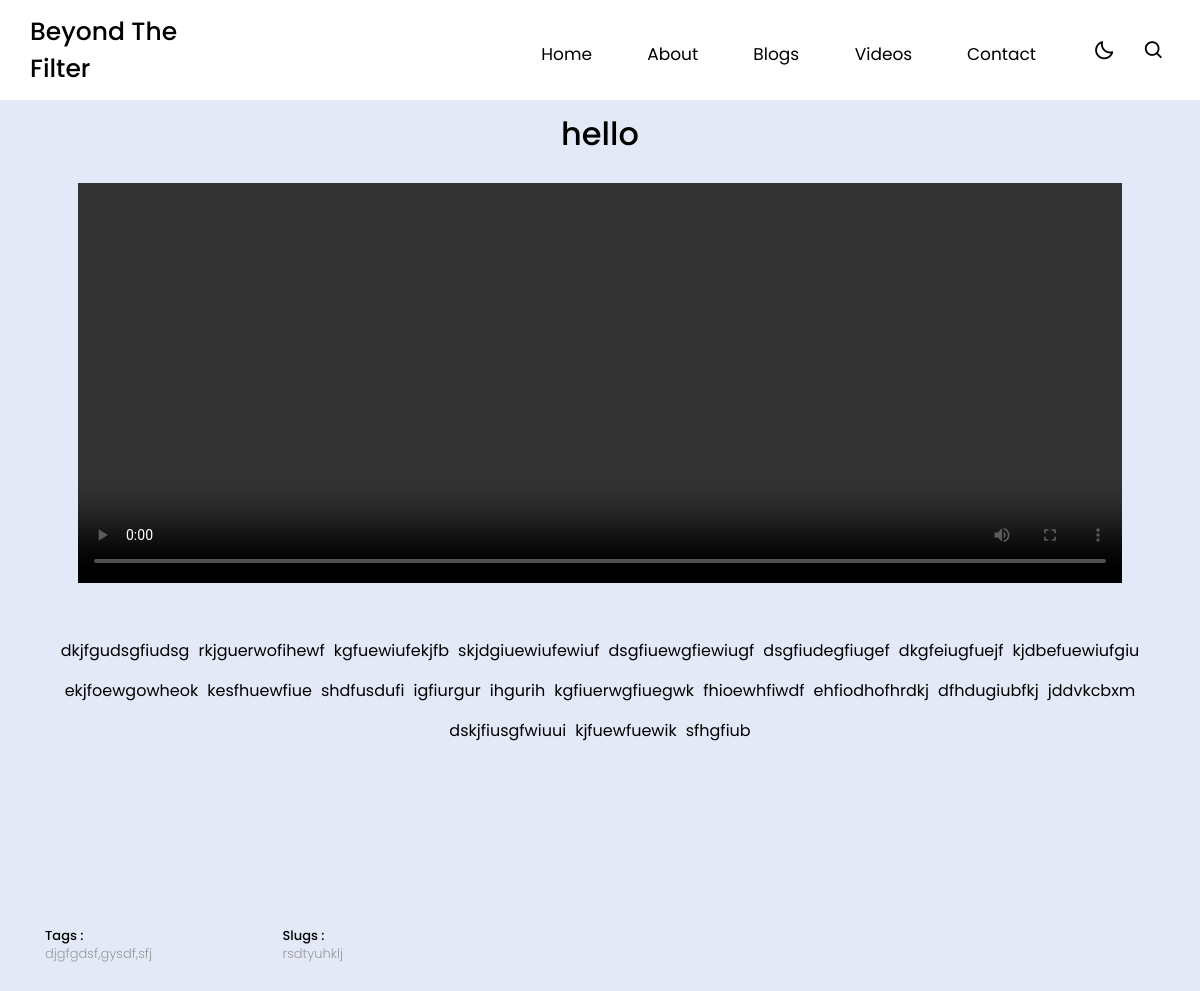
/account/video/2/, run on the app's committed database.
### account/models.py (models this page shows, shortened)
class VideoModel(models.Model):
    title = models.CharField(max_length=100)
    video_file = VideoField(upload_to='videos/')
    slug = models.SlugField(max_length=100, blank=True, unique=True)
    tag = models.CharField(max_length=100, blank=True, null=True)
    description = models.TextField(max_length=1500, blank=True, null=True)

### account/views.py (the view)
# urls.py: path('video/<int:video_id>/', views.play, name='play'),
def play(request, video_id):
    video = get_object_or_404(VideoModel, pk=video_id)
    return render(request,'account/play.html', {'video': video})

### account/templates/account/play.html (shortened to what this page needs)
{% extends 'base.html' %}
{% load static %}
{% block base_content %}
<body>
         <section id="solutions">
        <div class="container text-center">
          <h2>{{video.title}}</h2>
          <div class="row pt-4">
            <video class="px-5 col-md-12 text-center" style="height: 400px;" controls>
                <source src="{{ video.video_file.url }}" type="video/mp4">
            </video>
            <p class="col-md-12 pt-5 text-center" style="line-height: 2.5; word-spacing: 0.3em;">
                    {{video.description}}
            </p>
        </div>
        </div>
      </section>
      <section class="contact" id="contact">
        <div class="container">
            <div class="row">
                <div class="col-md-5">
                    <div class="row content">
                        <div class="col-md-6 info">
                            <h4 class="d-inline-block">Tags :
                                <br>
                                <span>{{video.tag}}</span></h4>
                        </div>
                        <div class="col-md-6 info">
                            <h4 class="d-inline-block">Slugs :
                                <br>
                                <span>{{video.slug}}</span></h4>
                        </div>
                    </div>
                </div>
            </div>
        </div>
    </section>
</body>
{% endblock %}

### static/css/base.css (style rules this page uses)
* { margin: 0; padding: 0; box-sizing: border-box; font-family: 'Poppins', sans-serif; transition: all 0.4s ease;; }
:root { --body-color: #E4E9F7; --nav-color: #ffffffd7; --side-nav: #F88379; --text-color: #000000; --search-bar: #F2F2F2; --search-text: #010718; }
body { height: 100vh; background-color: var(--body-color); color: var(--text-color); }

### static/css/custom-style.css (style rules this page uses)
html { position: relative !important; min-height: 100% !important; }
body { margin-bottom: 60px !important; }

### account/templates/account/play.html (style rules this page uses)
.contact { padding: 130px 0; }
.contact .content .info { margin-top: 30px; }
.contact .content .info h4 { font-size: 13px; line-height: 1.4; }
.contact .content .info h4 span { font-size: 13px; font-weight: 300; color: #999999; }

### data on the page
VideoModel: title "hello", description "dkjfgudsgfiudsg rkjguerwofihewf kgfuewiufekjfb skjdgiuewiufewiuf dsgfiuewgfiewiugf dsgfiudegfiugef dkgfeiugfuejf kjdbefuewiufgiu ekjfoewgowheok kesfhuewfiue shdfusdufi igfiurgur ihgurih kgfiuerwgfiuegwk fhioewhfiwdf ehfiodhofhrdkj dfhdugiubfkj jddvkcbxm dskjfiusgfwiuui kjfuewfuewik sfhgfiub", tag "djgfgdsf,gysdf,sfj", slug "rsdtyuhklj"
